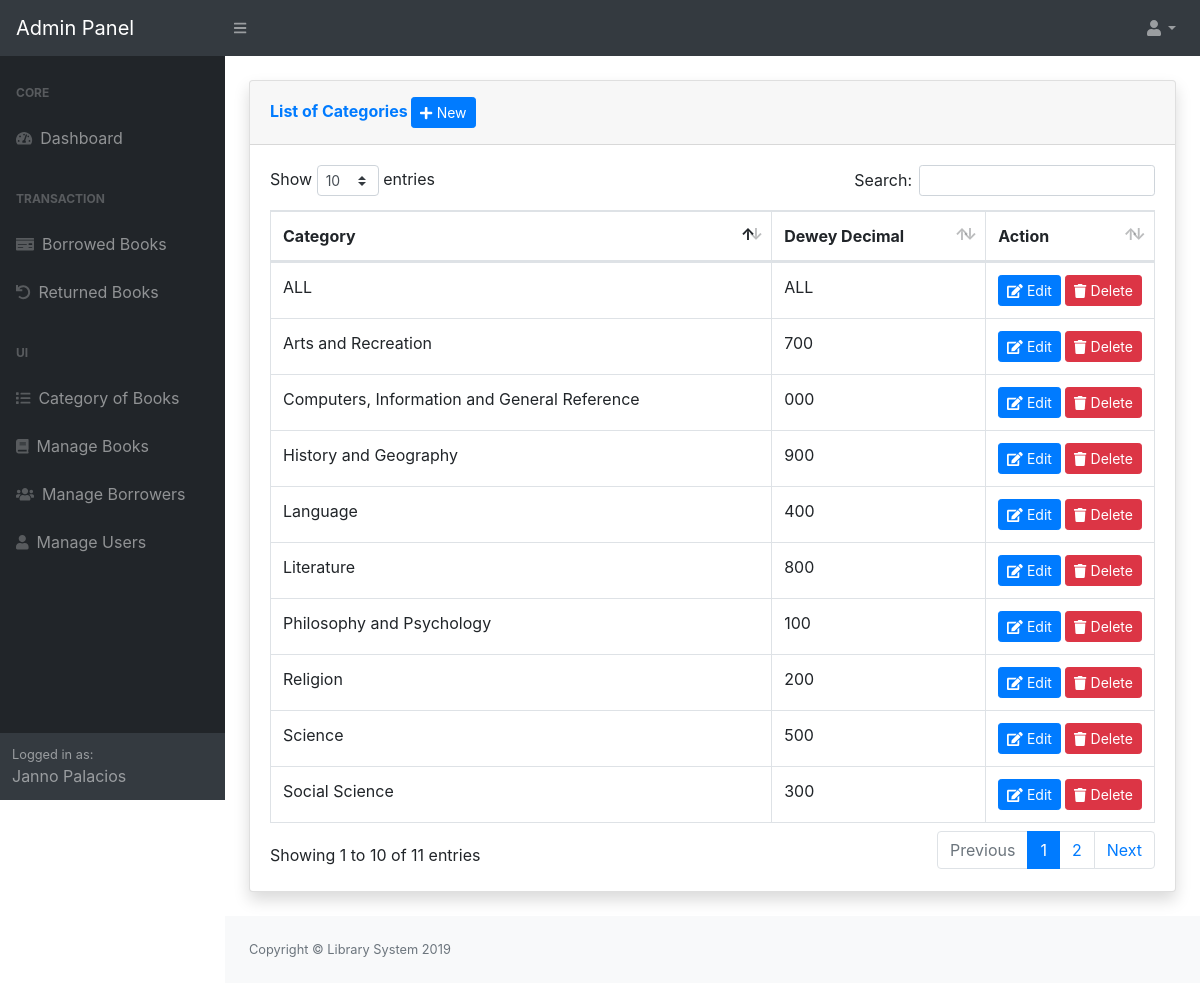
Page /admin/category/index.php (signed in) on the earlier database version.
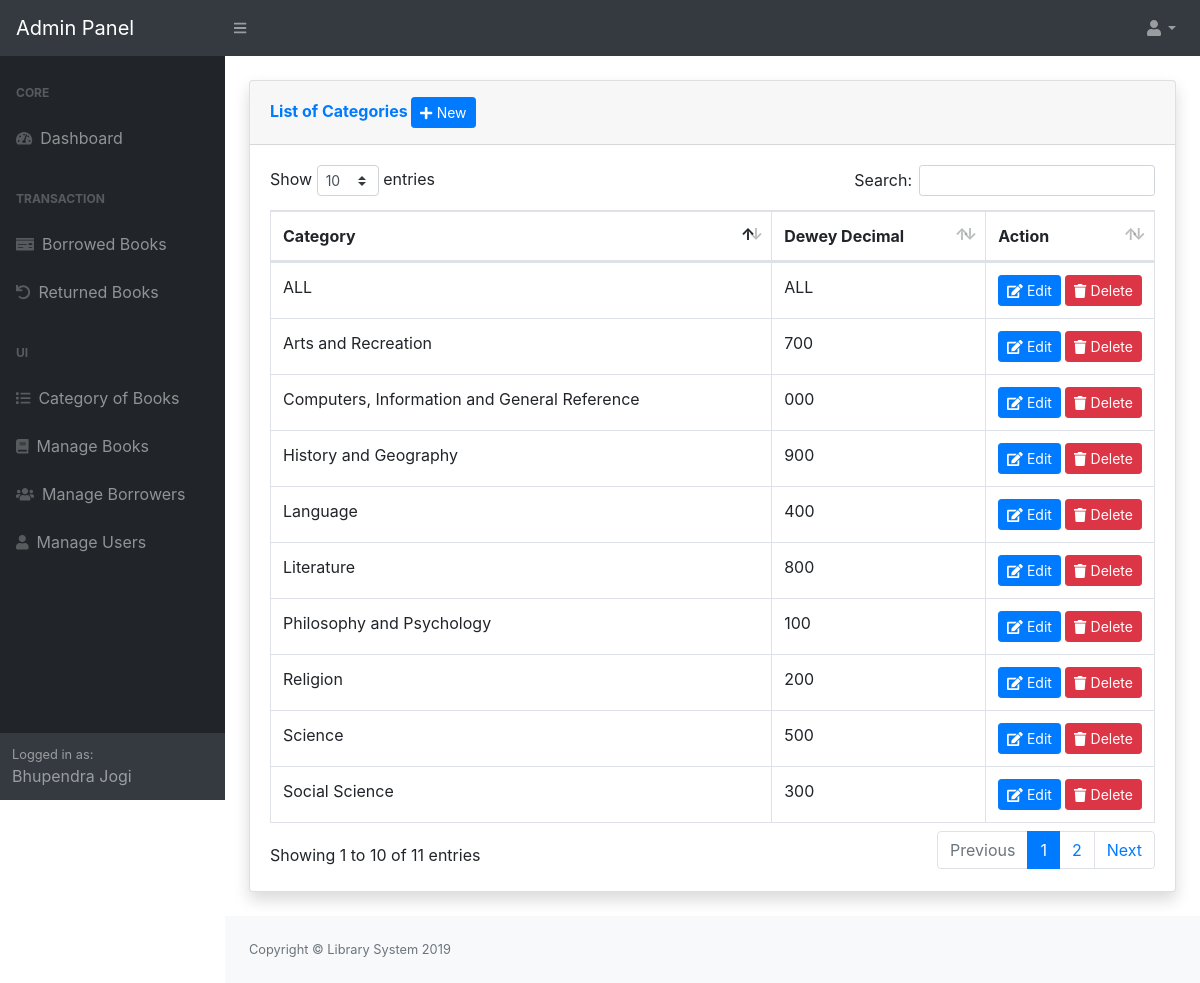
Same page on the later database version.
### tables this page shows
CREATE TABLE `tblusers` (
  `USERID` int(11) NOT NULL,
  `NAME` varchar(124) NOT NULL,
  `UEMAIL` varchar(125) NOT NULL,
  `PASS` varchar(125) NOT NULL,
  `TYPE` varchar(125) NOT NULL,
  `Status` varchar(11) NOT NULL,
  `PicLoc` text NOT NULL,
  `fine` varchar(20) DEFAULT NULL
);

### admin/category/index.php (called while the page is built, shortened)
<?php
require_once ("../themes/templates.php");
?>

### include/database.php (called while the page is built, shortened)
<?php
class Database {
	var $sql_string = '';
	private $conn;
	public function open_connection() {
		$this->conn = mysqli_connect(server, user, pass);
		if (!$this->conn) {
			throw new Exception("Failed to connect to the database server: " . mysqli_connect_error());
		} else {
			$db_select = mysqli_select_db($this->conn, database_name);
		}
	}
	function setQuery($sql='') {
		$this->sql_string=$sql;
	}
	function executeQuery() {
		$result = mysqli_query($this->conn,$this->sql_string);
		return $result;
	}
	private function confirm_query($result) {
		return $result;
	}
	function loadSingleResult() {
		$cur = $this->executeQuery();
		while ($row = mysqli_fetch_object($cur)) {
		return $data = $row;
		}
	}
}
$mydb = new Database();
?>

### include/accounts.php (called while the page is built, shortened)
<?php
require_once(LIB_PATH.DS.'database.php');
class User {
	protected static  $tblname = "tblusers";
	function single_user($id=""){
			global $mydb;
			$mydb->setQuery("SELECT * FROM ".self::$tblname."
				Where USERID= '{$id}' LIMIT 1");
			$cur = $mydb->loadSingleResult();
			return $cur;
	}
}
?>

### admin/category/list.php (the view, shortened to what the changed rows need)
<div class="card shadow mb-4">
 <div class="card-body">
   <div class="table-responsive">
 		   <table id="dataTable" class="table table-bordered table-hover"   cellspacing="0" style="white-space: nowrap;">
			  <thead>
			  	<tr>
			  		<th> Category</th>
			  		<th> Dewey Decimal</th>
			  		 <th width="10%" align="center">Action</th>
			  	</tr>
			  </thead>
			</table>
		</div>
	</div>
</div>

### admin/themes/templates.php (shortened to what the changed rows need)
<?php
 $user = New User();
  $singleuser = $user->single_user($_SESSION['USERID']);
?>
<!DOCTYPE html>
<html lang="en">
    <head>
        <link href="<?php echo web_root;?>admin/dist/css/styles.css" rel="stylesheet" />
          <link href="<?php echo web_root;?>admin/dist/css/datepicker.css" rel="stylesheet" />
        <link href="<?php echo web_root;?>admin/dist/css/dataTables.bootstrap4.min.css" rel="stylesheet" />
        <link href="<?php echo web_root;?>admin/dist/fonts/font-awesome.min.css" rel="stylesheet" />
        <link href="https://cdn.jsdelivr.net/npm/select2@4.0.13/dist/css/select2.min.css" rel="stylesheet" />
    </head>
    <body class="sb-nav-fixed">
        <div id="layoutSidenav">
            <div id="layoutSidenav_nav">
                <nav class="sb-sidenav accordion sb-sidenav-dark" id="sidenavAccordion">
                    <div class="sb-sidenav-menu">
                        <div class="nav">
                        </div>
                    </div>
                    <div class="sb-sidenav-footer">
                        <div class="small">Logged in as:</div>
                       <?php echo $singleuser->NAME;  ?>
                    </div>
                </nav>
            </div>
            <div id="layoutSidenav_content">
                <main>
                    <div class="container-fluid">
                         <br/>
                       <?php
                        require_once $content;
                        ?>
                    </div>
                </main>
            </div>
        </div>
    </body>
</html>

Differences in the rows shown:
changed tblusers: NAME "Janno Palacios" → "Bhupendra Jogi"
